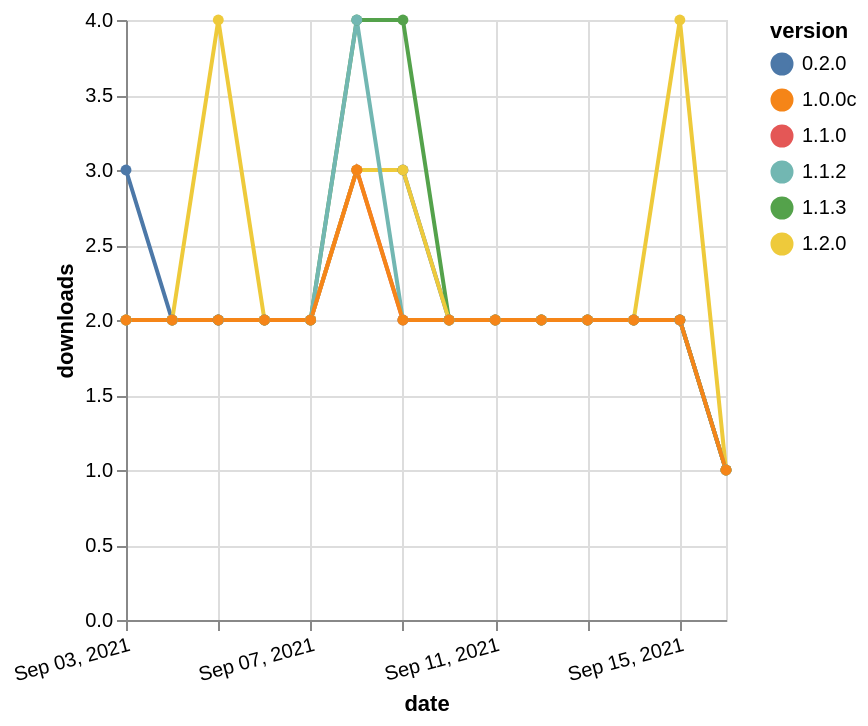

This figure's Vega-Lite source:
### Vega-Lite specification from a JSON file in a GitHub repository (floating-point values rounded to 4 significant figures)
{"$schema": "https://vega.github.io/schema/vega-lite/v5.json", "description": "A simple bar chart with embedded data.", "data": {"values": [{"date": "2021-09-03", "total": 1582, "delta": 3, "version": "0.2.0"}, {"date": "2021-09-04", "total": 1584, "delta": 2, "version": "0.2.0"}, {"date": "2021-09-05", "total": 1586, "delta": 2, "version": "0.2.0"}, {"date": "2021-09-06", "total": 1588, "delta": 2, "version": "0.2.0"}, {"date": "2021-09-07", "total": 1590, "delta": 2, "version": "0.2.0"}, {"date": "2021-09-08", "total": 1593, "delta": 3, "version": "0.2.0"}, {"date": "2021-09-09", "total": 1596, "delta": 3, "version": "0.2.0"}, {"date": "2021-09-10", "total": 1598, "delta": 2, "version": "0.2.0"}, {"date": "2021-09-11", "total": 1600, "delta": 2, "version": "0.2.0"}, {"date": "2021-09-12", "total": 1602, "delta": 2, "version": "0.2.0"}, {"date": "2021-09-13", "total": 1604, "delta": 2, "version": "0.2.0"}, {"date": "2021-09-14", "total": 1606, "delta": 2, "version": "0.2.0"}, {"date": "2021-09-15", "total": 1608, "delta": 2, "version": "0.2.0"}, {"date": "2021-09-16", "total": 1609, "delta": 1, "version": "0.2.0"}, {"date": "2021-09-03", "total": 1010, "delta": 2, "version": "1.1.0"}, {"date": "2021-09-04", "total": 1012, "delta": 2, "version": "1.1.0"}, {"date": "2021-09-05", "total": 1014, "delta": 2, "version": "1.1.0"}, {"date": "2021-09-06", "total": 1016, "delta": 2, "version": "1.1.0"}, {"date": "2021-09-07", "total": 1018, "delta": 2, "version": "1.1.0"}, {"date": "2021-09-08", "total": 1021, "delta": 3, "version": "1.1.0"}, {"date": "2021-09-09", "total": 1023, "delta": 2, "version": "1.1.0"}, {"date": "2021-09-10", "total": 1025, "delta": 2, "version": "1.1.0"}, {"date": "2021-09-11", "total": 1027, "delta": 2, "version": "1.1.0"}, {"date": "2021-09-12", "total": 1029, "delta": 2, "version": "1.1.0"}, {"date": "2021-09-13", "total": 1031, "delta": 2, "version": "1.1.0"}, {"date": "2021-09-14", "total": 1033, "delta": 2, "version": "1.1.0"}, {"date": "2021-09-15", "total": 1035, "delta": 2, "version": "1.1.0"}, {"date": "2021-09-16", "total": 1036, "delta": 1, "version": "1.1.0"}, {"date": "2021-09-03", "total": 395, "delta": 2, "version": "1.1.3"}, {"date": "2021-09-04", "total": 397, "delta": 2, "version": "1.1.3"}, {"date": "2021-09-05", "total": 399, "delta": 2, "version": "1.1.3"}, {"date": "2021-09-06", "total": 401, "delta": 2, "version": "1.1.3"}, {"date": "2021-09-07", "total": 403, "delta": 2, "version": "1.1.3"}, {"date": "2021-09-08", "total": 407, "delta": 4, "version": "1.1.3"}, {"date": "2021-09-09", "total": 411, "delta": 4, "version": "1.1.3"}, {"date": "2021-09-10", "total": 413, "delta": 2, "version": "1.1.3"}, {"date": "2021-09-11", "total": 415, "delta": 2, "version": "1.1.3"}, {"date": "2021-09-12", "total": 417, "delta": 2, "version": "1.1.3"}, {"date": "2021-09-13", "total": 419, "delta": 2, "version": "1.1.3"}, {"date": "2021-09-14", "total": 421, "delta": 2, "version": "1.1.3"}, {"date": "2021-09-15", "total": 423, "delta": 2, "version": "1.1.3"}, {"date": "2021-09-16", "total": 424, "delta": 1, "version": "1.1.3"}, {"date": "2021-09-03", "total": 308, "delta": 2, "version": "1.2.0"}, {"date": "2021-09-04", "total": 310, "delta": 2, "version": "1.2.0"}, {"date": "2021-09-05", "total": 314, "delta": 4, "version": "1.2.0"}, {"date": "2021-09-06", "total": 316, "delta": 2, "version": "1.2.0"}, {"date": "2021-09-07", "total": 318, "delta": 2, "version": "1.2.0"}, {"date": "2021-09-08", "total": 321, "delta": 3, "version": "1.2.0"}, {"date": "2021-09-09", "total": 324, "delta": 3, "version": "1.2.0"}, {"date": "2021-09-10", "total": 326, "delta": 2, "version": "1.2.0"}, {"date": "2021-09-11", "total": 328, "delta": 2, "version": "1.2.0"}, {"date": "2021-09-12", "total": 330, "delta": 2, "version": "1.2.0"}, {"date": "2021-09-13", "total": 332, "delta": 2, "version": "1.2.0"}, {"date": "2021-09-14", "total": 334, "delta": 2, "version": "1.2.0"}, {"date": "2021-09-15", "total": 338, "delta": 4, "version": "1.2.0"}, {"date": "2021-09-16", "total": 339, "delta": 1, "version": "1.2.0"}, {"date": "2021-09-03", "total": 1042, "delta": 2, "version": "1.1.2"}, {"date": "2021-09-04", "total": 1044, "delta": 2, "version": "1.1.2"}, {"date": "2021-09-05", "total": 1046, "delta": 2, "version": "1.1.2"}, {"date": "2021-09-06", "total": 1048, "delta": 2, "version": "1.1.2"}, {"date": "2021-09-07", "total": 1050, "delta": 2, "version": "1.1.2"}, {"date": "2021-09-08", "total": 1054, "delta": 4, "version": "1.1.2"}, {"date": "2021-09-09", "total": 1056, "delta": 2, "version": "1.1.2"}, {"date": "2021-09-10", "total": 1058, "delta": 2, "version": "1.1.2"}, {"date": "2021-09-11", "total": 1060, "delta": 2, "version": "1.1.2"}, {"date": "2021-09-12", "total": 1062, "delta": 2, "version": "1.1.2"}, {"date": "2021-09-13", "total": 1064, "delta": 2, "version": "1.1.2"}, {"date": "2021-09-14", "total": 1066, "delta": 2, "version": "1.1.2"}, {"date": "2021-09-15", "total": 1068, "delta": 2, "version": "1.1.2"}, {"date": "2021-09-16", "total": 1069, "delta": 1, "version": "1.1.2"}, {"date": "2021-09-03", "total": 1014, "delta": 2, "version": "1.0.0c"}, {"date": "2021-09-04", "total": 1016, "delta": 2, "version": "1.0.0c"}, {"date": "2021-09-05", "total": 1018, "delta": 2, "version": "1.0.0c"}, {"date": "2021-09-06", "total": 1020, "delta": 2, "version": "1.0.0c"}, {"date": "2021-09-07", "total": 1022, "delta": 2, "version": "1.0.0c"}, {"date": "2021-09-08", "total": 1025, "delta": 3, "version": "1.0.0c"}, {"date": "2021-09-09", "total": 1027, "delta": 2, "version": "1.0.0c"}, {"date": "2021-09-10", "total": 1029, "delta": 2, "version": "1.0.0c"}, {"date": "2021-09-11", "total": 1031, "delta": 2, "version": "1.0.0c"}, {"date": "2021-09-12", "total": 1033, "delta": 2, "version": "1.0.0c"}, {"date": "2021-09-13", "total": 1035, "delta": 2, "version": "1.0.0c"}, {"date": "2021-09-14", "total": 1037, "delta": 2, "version": "1.0.0c"}, {"date": "2021-09-15", "total": 1039, "delta": 2, "version": "1.0.0c"}, {"date": "2021-09-16", "total": 1040, "delta": 1, "version": "1.0.0c"}]}, "width": "container", "mark": {"type": "line", "point": {"filled": true}}, "encoding": {"x": {"field": "date", "type": "temporal", "timeUnit": "yearmonthdate", "title": "date", "axis": {"labelAngle": -15}}, "y": {"field": "delta", "type": "quantitative", "title": "downloads"}, "color": {"field": "version", "type": "nominal"}, "tooltip": {"field": "delta"}}}
